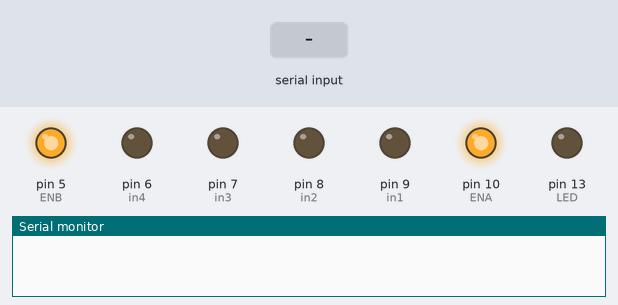
Bench run of a sketch on a simulated Arduino Uno, built with avr-gcc and run on an emulated ATmega328P. Shown: output pins drawn as LEDs (lit = HIGH), the last lines printed to the serial monitor. Inputs (shaded band) come from the test bench.

Above: at 1.2 s.
1.3 s: "90,45\n" received over Serial
At 1.8 s:
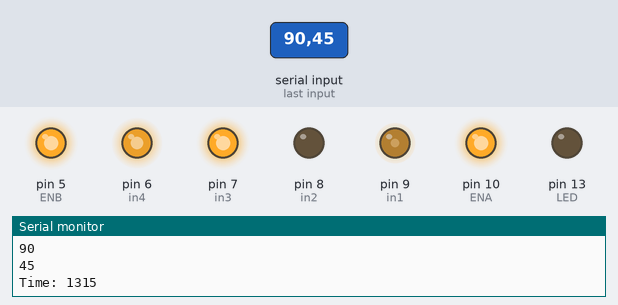
2.8 s: "30,150\n" received over Serial
At 4.0 s:
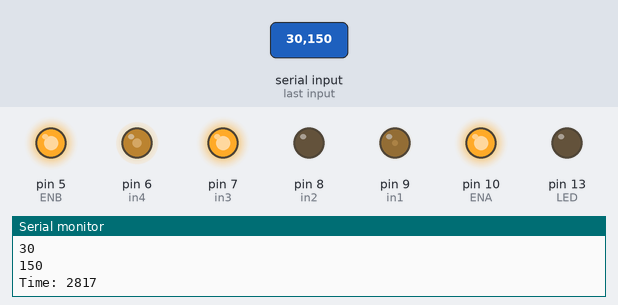
4.3 s: "5\n" received over Serial
At 5.9 s:
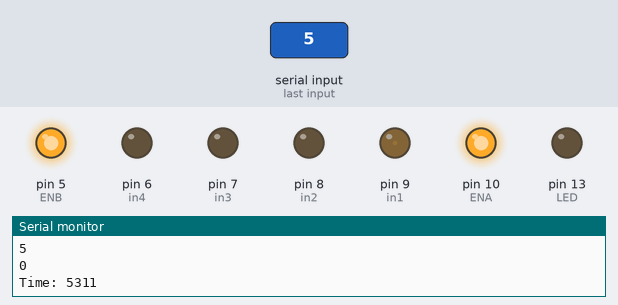
6.8 s: "90\n" received over Serial
At 9.0 s:
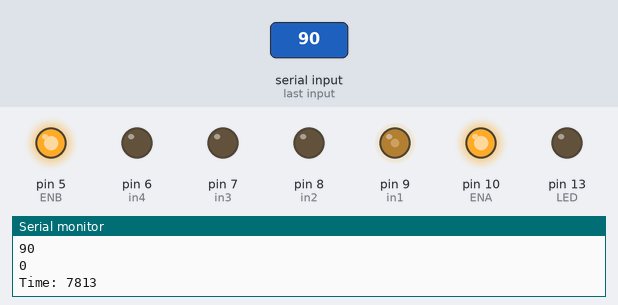
9.3 s: "200\n" received over Serial
At 11.0 s:
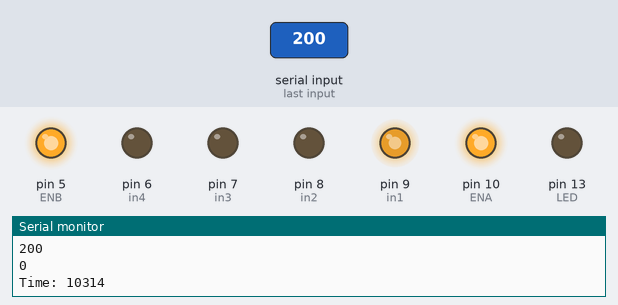
11.8 s: "1,90\n" received over Serial
At 12.2 s:
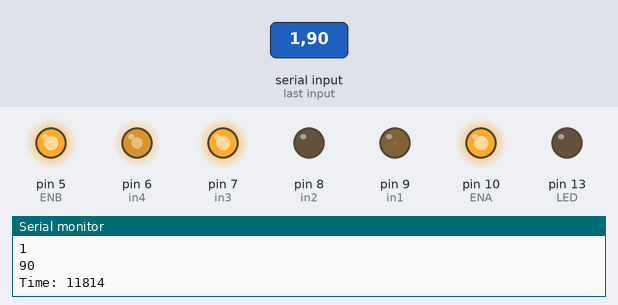
Timing chart, 0 to 14.3 s (numbered marks = the images above; inputs shaded):
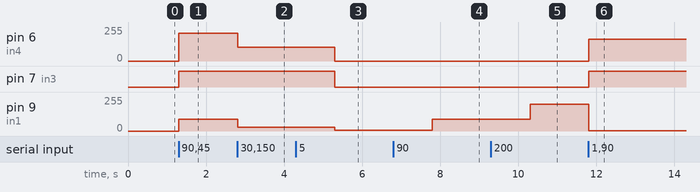

Measured:
- after the input at 1.3 s, pin 6 (in4): 0/255 → 210/255 at once; pin 7 (in3): LOW → HIGH at once; pin 9 (in1): 0/255 → 90/255 at once
- after the input at 2.8 s, pin 6 (in4): 210/255 → 105/255 at once; pin 9 (in1): 90/255 → 30/255 at once
- after the input at 4.3 s, pin 6 (in4): 105/255 → 0/255 after 1.0 s; pin 7 (in3): HIGH → LOW after 1.0 s; pin 9 (in1): 30/255 → 5/255 after 1.0 s
- after the input at 6.8 s, pin 9 (in1): 5/255 → 90/255 after 1.0 s
- after the input at 9.3 s, pin 9 (in1): 90/255 → 200/255 after 1.0 s
- after the input at 11.8 s, pin 6 (in4): 0/255 → 165/255 at once; pin 7 (in3): LOW → HIGH at once; pin 9 (in1): 200/255 → 1/255 at once

The sketch:

bluetooth_car_new.ino
```cpp
//www.elegoo.com
//2016.09.12

//int receiverpin = 12;
int LED = 13;
volatile int state = LOW;
char getstr;
int in1 = 9;
int in2 = 8; // digital
int in3 = 7; // digital
int in4 = 6;
int ENA = 10;
int ENB = 5;
int ABS = 135;
float vr;
float vl;
unsigned long time;

void simple_drive(int vr, int vl) {

  if (vr < 0)
    analogWrite(in1, 255 - abs(vr) /* map(fabs(vel), 0, 100, 255, 0)*/);
  else
    analogWrite(in1, abs(vr) /* map(fabs(vel), 0, 100, 255, 0)*/);
  digitalWrite(in2, vr >= 0 ? LOW : HIGH);

  // left
  if (vl > 0)
    analogWrite(in4, 255 - abs(vl) /* map(fabs(vel), 0, 100, 255, 0)*/);
  else
    analogWrite(in4, abs(vl) /* map(fabs(vel), 0, 100, 255, 0)*/);
  digitalWrite(in3, vl > 0 ? HIGH : LOW);
}

void drive(int omega, int vel) {
  vr = (vel + omega) / 2;
  vl = vel - vr;
  // right
  analogWrite(in2, vr /*map(fabs(vel), 0, 100, 0, 255)*/);
  digitalWrite(in1, vel >= 0 ? LOW : HIGH);

  // left
  analogWrite(in3, vl /* map(fabs(vel), 0, 100, 255, 0)*/);
  digitalWrite(in4, vel > 0 ? HIGH : LOW);
}

void _mStop()
{
  digitalWrite(ENA,LOW);
  digitalWrite(ENB,LOW);
  Serial.println("STOP!");
}

void setup()
{
  pinMode(LED, OUTPUT);
  Serial.begin(9600);
  pinMode(in1, OUTPUT);
  pinMode(in2, OUTPUT);
  pinMode(in3, OUTPUT);
  pinMode(in4, OUTPUT);
  pinMode(ENA, OUTPUT);
  pinMode(ENB, OUTPUT);

  digitalWrite(ENA, HIGH);
  digitalWrite(ENB, HIGH);
  //_mStop();

  //simple_drive(100, 100);
  //while(true);
}
void loop()
{
  /*
    getstr=Serial.read();
    if(getstr=='f')
    {
    _mForward();
    }
    else if(getstr=='b')
    {
    _mBack();
    delay(200);
    }
    else if(getstr=='l')
    {
    _mleft();
    delay(200);
    }
    else if(getstr=='r')
    {
    _mright();
    delay(200);
    }
    else if(getstr=='s')
    {
    _mStop();
    }
    else if(getstr=='A')
    {
    stateChange();
    } */
  if (Serial.available() > 0) {
    int v1 = Serial.parseInt();
    int v2 = Serial.parseInt();
    int vr = v1;
    int vl = v2;
    simple_drive(vr, vl);
    Serial.println(vr);
    Serial.println(vl);
    //analogWrite(in2, abs(vr));
    //digitalWrite(in1, vr >= 0 ? LOW : HIGH);

    delay(10);
    while (Serial.available() > 0)
      Serial.read();
    Serial.print("Time: ");
    time = millis();
    Serial.println(time);
  }
}
```
